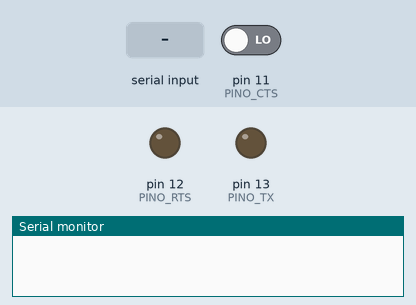
Recording of a sketch running on a simulated Arduino Uno, built with avr-gcc and run on an emulated ATmega328P. On the bench: output pins drawn as LEDs (lit = HIGH), the last lines printed to the serial monitor. Inputs (shaded band) come from the test bench; at power-on: pin 11 (PINO_CTS) LOW.

Above: at 1.2 s.
1.3 s: byte 30 received over Serial
At 2.5 s:
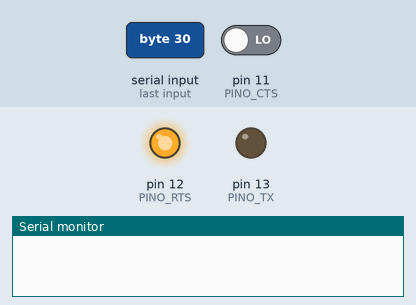
2.8 s: pin 11 (PINO_CTS) driven HIGH
At 4.3 s:
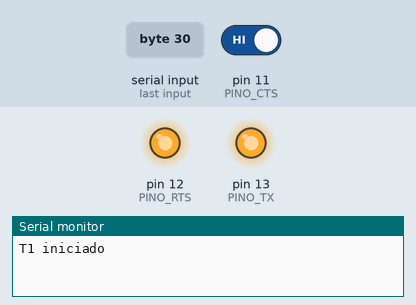
Timing chart, 0 to 11.3 s (numbered marks = the images above; inputs shaded):
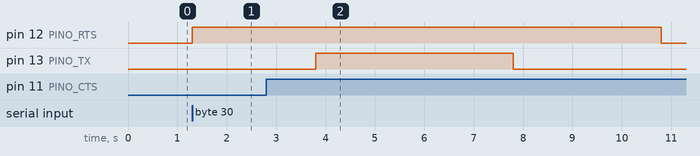

The sketch:

Serial.ino
```cpp
#define PINO_RX 13
#define PINO_TX 13
#define PINO_RTS 12
#define PINO_CTS 11
#define BAUD_RATE 1
#define HALF_BAUD 1000/(2*BAUD_RATE)

#include "Temporizador.h" // include disponibilizado pela professora

enum TxState
{
  WaitingForData,  // Estado em aguardo de comunicação
  WaitingForCTS,  // Estado em aguardo do CTS por parte do receptor
  WaitingEndTransmission,  // Estado em aguardo para finalização da transmissão
  Transmitting,   // Estado em transmissão de dados
};

TxState txState = WaitingForData;

// O byte a ser transmitido
char byteToSend;
// O indice do bit a ser transmitido esse ciclo.
int bitIndex;
// Contador de bits 1 transmitidos. Usado para calcular o bit de paridade.
int bitOneCount;

// Rotina de interrupcao do timer1
// O que fazer toda vez que 1s passou?
ISR(TIMER1_COMPA_vect){
  // Contagem e verificação dos bits
  if (bitIndex < 8) {
        // Calculo do bit a partir do char
        char mask = 1 << bitIndex;
        bool bit = (byteToSend & mask) != 0;

        // Envio parcial de bits
        digitalWrite(PINO_TX, bit);
        bitIndex++;

        // Incremeta contador de bits 1, para paridade.
        if (bit) {
          bitOneCount++;
        }
  } else {
        // Verifica quantidade de 1's e envia o último bit de acordo com o resultado
        if(bitOneCount % 2 == 1)  digitalWrite(PINO_TX, 1);
        else  digitalWrite(PINO_TX, 0);

        // Para-se o temporizador e limpa-se o RTS

        digitalWrite(PINO_RTS, LOW);
        paraTemporizador();
        txState = WaitingEndTransmission;
  }
}

// Executada uma vez quando o Arduino reseta
void setup(){
  //desabilita interrupcoes
  noInterrupts();
  // Configura porta serial (Serial Monitor - Ctrl + Shift + M)
  Serial.begin(9600);
  // Inicializa TX ou RX
  pinMode(PINO_TX, OUTPUT);
  pinMode(PINO_RTS, OUTPUT);
  pinMode(PINO_CTS, INPUT);
  // Configura timer
  configuraTemporizador(BAUD_RATE);
  // habilita interrupcoes
  interrupts();
}

// O loop() eh executado continuamente (como um while(true))
void loop ( ) {

  switch(txState)
  {
    case WaitingForData:
      // Espera um byte chegar pela serial
      if (Serial.available() > 0) {

        // Le o byte da serial, e inicializa globais.
        byteToSend = (char) Serial.read();
        if(byteToSend != '\n'){
          bitIndex = 0;
          bitOneCount = 0;

          // Seta o RTS, e muda para o estado esperar por CTS.
          digitalWrite(PINO_RTS, HIGH);
          txState = WaitingForCTS;
        }
      }
      break;

    case WaitingForCTS:
      // Espera o receptor ativar o CTS
      if (digitalRead(PINO_CTS)) {
        // Ativa o temporizador, e muda para o estado transmitir.
        iniciaTemporizador();
        txState = Transmitting;
      }
      break;
    case WaitingEndTransmission:
      // Espera o receptor setar CTS para LOW, finalizando uma transmissão
      while(digitalRead(PINO_CTS) != LOW);
      txState = WaitingForData;
      break;
    case Transmitting:
      // Apenas espera enquanto a rotina de interrupção envia os dados.
      break;
  }
}
```

Temporizador.h
```cpp
void configuraTemporizador(int baud_rate){
  int frequencia;
  frequencia = constrain(baud_rate,1,1500);
  //set timer1 interrupt
  TCCR1A = 0;// set entire TCCR1A register to 0
  TCCR1B = 0;// same for TCCR1B
  TCNT1  = 0;//initialize counter value to 0
  //OCR1A = contador;// = (16*10^6) / (10*1024) - 1 (must be <65536)
  OCR1A = ((16 * pow(10,6))/(1024*frequencia)) - 1;
  // turn on CTC mode (clear time on compare)
  TCCR1B |= (1 << WGM12);
  // Turn T1 off
  TCCR1B &= 0xF8;
  // Disable interrupts
  TIMSK1 = 0;
  TIFR1 = 0;
}

void iniciaTemporizador(){
  Serial.println("T1 iniciado");
  TCNT1 = 0;//initialize counter value to 0
  TIFR1 = 0;
  // enable timer compare interrupt
  TIMSK1 |= (1 << OCIE1A);
  // Set CS10 and CS12 bits for 1024 prescaler
  TCCR1B |= (1 << CS12) | (1 << CS10);
}

void paraTemporizador(){
  Serial.println("T1 parado");
    // Turn T1 off
  TCCR1B &= 0xF8;
  TIMSK1 = 0;
}
```

Measured:
- after the input at 1.3 s, pin 12 (PINO_RTS): LOW → HIGH at once
- after the input at 2.8 s, pin 12 (PINO_RTS): HIGH → LOW after 8.0 s; pin 13 (PINO_TX): LOW → HIGH after 1.0 s, → LOW 4.0 s later
